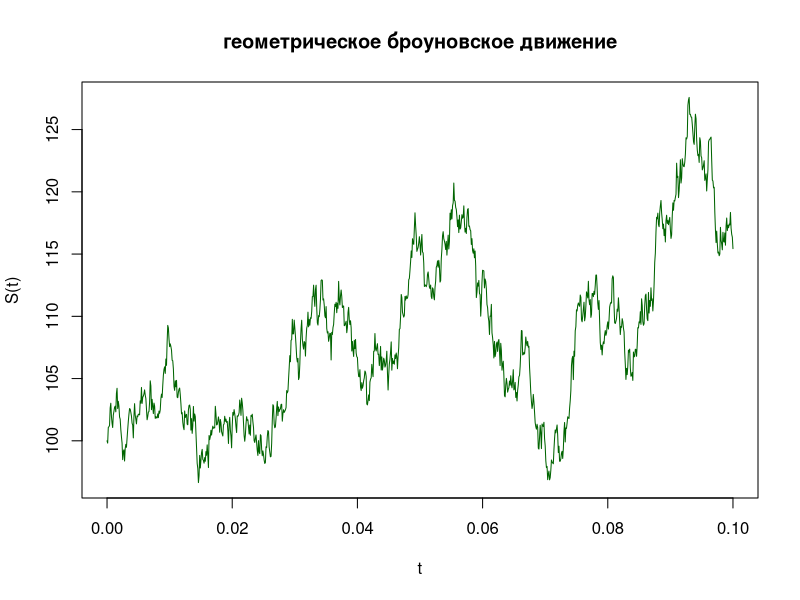

Reproduce this figure in R.
# лаб №6

set.seed(123) 

# Параметры
S0 = 100
a = 0.5
sigma = 0.8
delta = 0.01
n = 1000

# Генерируем шум для B
eps = rnorm(n+1, mean = 0, delta)

# вектор для броуновского движения
B = numeric(n+1)
for (k in 2:(n+1)) {
  B[k] <- B[k - 1] + eps[k]
}

# вектора для GBD
S = numeric(n+1)
S[1] = S0 

# создание GBD
for (k in 1:n) {
  S[k + 1] <- S[1] * exp((a - 0.5 * sigma^2 ) * (k * delta^2) + sigma * B[k + 1])
}

# График процесса
plot(seq(0, n * delta^2, by = (delta^2)), S, type = "l",
     col = "darkgreen", xlab = "t", ylab = "S(t)",
     main = "геометрическое броуновское движение")

# Задание 2

vec = numeric(length(S) - 1)  #вектор приращений

# лог разность соседних значений процесса
for (k in 2:length(S)) {
  vec[k - 1] <- log(S[k] / S[k - 1]) 
}

# Оценки пар-ов  
mu_new = sum(vec) / length(vec)

sigma_new = sum((vec - mu_new) ^ 2) / length(vec)

# Преобразовываем оценки
sigma_GBD = sigma_new / delta^2 
a_GBD = mu_new / delta^2 + sigma_GBD / 2 

cat("Оценка волатильности:", sigma_GBD, "\n")
cat("Оценка сноса:", a_GBD, "\n")
